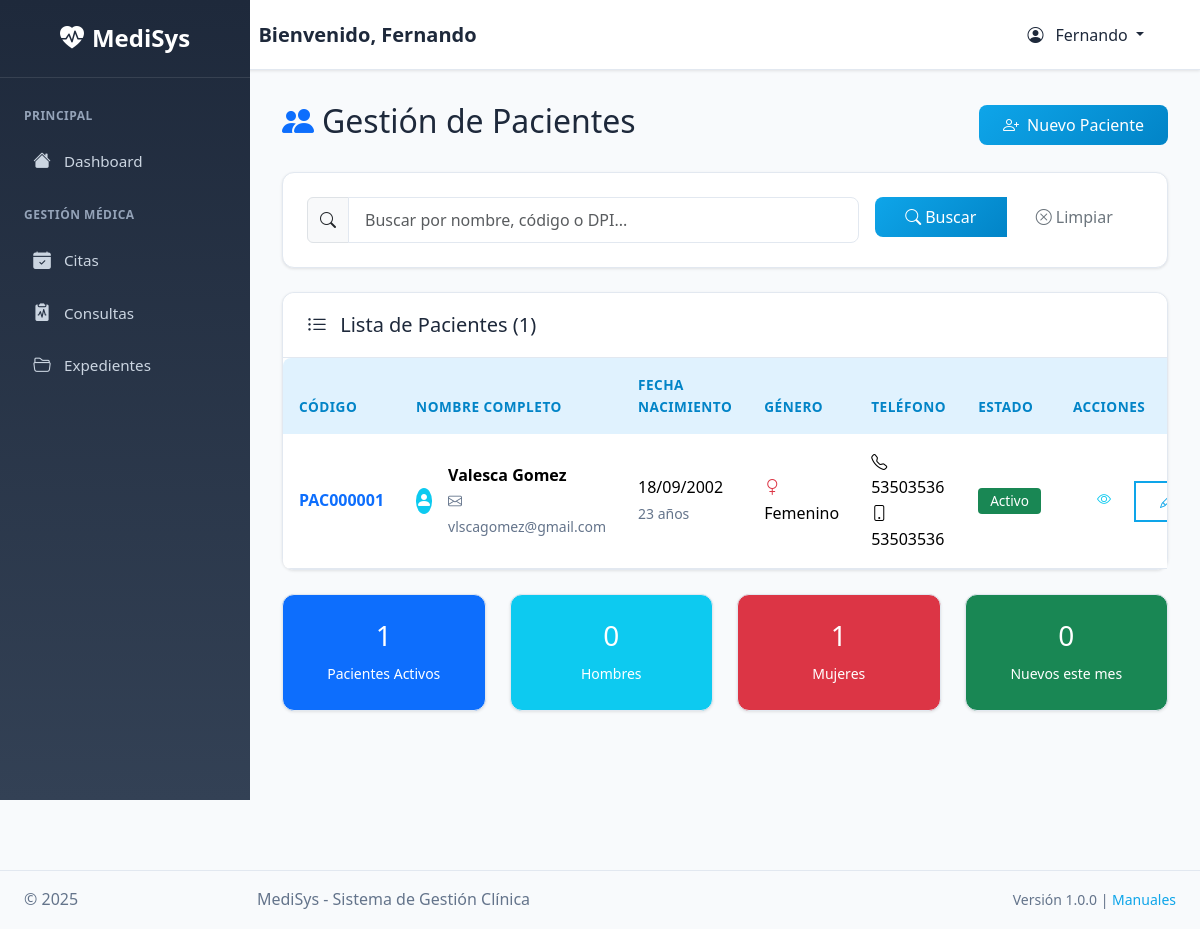
The page /pacientes (signed in) on the database its author committed.
### tables this page shows
CREATE TABLE `pacientes` (
  `id` int(11) NOT NULL,
  `codigo_paciente` varchar(20) DEFAULT NULL,
  `nombre` varchar(50) NOT NULL,
  `apellidos` varchar(100) NOT NULL,
  `fecha_nacimiento` date NOT NULL,
  `genero` enum('M','F','Otro') NOT NULL,
  `tipo_sangre` enum('A+','A-','B+','B-','AB+','AB-','O+','O-') DEFAULT NULL,
  `email` varchar(255) DEFAULT NULL,
  `telefono` varchar(20) DEFAULT NULL,
  `celular` varchar(20) DEFAULT NULL,
  `direccion` text DEFAULT NULL,
  `ciudad` varchar(100) DEFAULT NULL,
  `dpi` varchar(20) DEFAULT NULL,
  `contacto_emergencia` varchar(100) DEFAULT NULL,
  `telefono_emergencia` varchar(20) DEFAULT NULL,
  `seguro_medico` varchar(100) DEFAULT NULL,
  `numero_seguro` varchar(50) DEFAULT NULL,
  `alergias` text DEFAULT NULL,
  `medicamentos_actuales` text DEFAULT NULL,
  `enfermedades_cronicas` text DEFAULT NULL,
  `observaciones` text DEFAULT NULL,
  `imagen` varchar(255) DEFAULT NULL,
  `is_active` tinyint(1) NOT NULL DEFAULT 1,
  `created_at` datetime DEFAULT current_timestamp(),
  `updated_at` datetime DEFAULT current_timestamp() ON UPDATE current_timestamp()
);

### app/Vistas/pacientes/index.php (the view, shortened to what the rows shown need)
<div class="d-flex justify-content-between align-items-center mb-4">
    <h2><i class="bi bi-people-fill text-primary me-2"></i>Gestión de Pacientes</h2>
</div>
<div class="card">
    <div class="card-body p-0">
        <?php if (empty($pacientes ?? [])): ?>
            <div class="text-center py-5">
                <i class="bi bi-people display-1 text-muted"></i>
                <h4 class="mt-3 text-muted">No se encontraron pacientes</h4>
                <p class="text-muted">
                    <?= ($search ?? '') ? 'Intenta con otros términos de búsqueda' : 'Comienza registrando el primer paciente' ?>
                </p>
                <?php if (!($search ?? '')): ?>
                    <a href="<?= Router::url('pacientes/crear') ?>" class="btn btn-primary">
                        <i class="bi bi-person-plus me-2"></i>Registrar Paciente
                    </a>
                <?php endif; ?>
            </div>
        <?php else: ?>
            <div class="table-responsive">
                <table class="table table-hover mb-0">
                    <thead>
                        <tr>
                            <th>Código</th>
                            <th>Nombre Completo</th>
                            <th>Fecha Nacimiento</th>
                            <th>Género</th>
                            <th>Teléfono</th>
                            <th>Estado</th>
                            <th width="120">Acciones</th>
                        </tr>
                    </thead>
                    <tbody>
                        <?php foreach ($pacientes as $paciente): ?>
                            <tr>
                                <td>
                                    <strong class="text-primary">
                                        <?= htmlspecialchars($paciente['codigo_paciente'] ?? 'N/A') ?>
                                    </strong>
                                </td>
                                <td>
                                    <div class="d-flex align-items-center">
                                        <div class="avatar-sm bg-info text-white rounded-circle d-flex align-items-center justify-content-center me-3">
                                            <i class="bi bi-person-fill"></i>
                                        </div>
                                        <div>
                                            <strong><?= htmlspecialchars(($paciente['nombre'] ?? '') . ' ' . ($paciente['apellidos'] ?? '')) ?></strong>
                                            <?php if (!empty($paciente['email'])): ?>
                                                <br><small class="text-muted">
                                                    <i class="bi bi-envelope me-1"></i>
                                                    <?= htmlspecialchars($paciente['email']) ?>
                                                </small>
                                            <?php endif; ?>
                                        </div>
                                    </div>
                                </td>
                                <td>
                                    <?= Util::formatDate($paciente['fecha_nacimiento'] ?? '') ?>
                                    <?php if (!empty($paciente['fecha_nacimiento'])): ?>
                                        <br><small class="text-muted">
                                            <?= Util::calculateAge($paciente['fecha_nacimiento']) ?> años
                                        </small>
                                    <?php endif; ?>
                                </td>
                                <td>
                                    <?php
                                    $generoIcon = match($paciente['genero'] ?? '') {
                                        'M' => 'bi-gender-male text-primary',
                                        'F' => 'bi-gender-female text-danger',
                                        default => 'bi-gender-ambiguous text-secondary'
                                    };
                                    $generoText = match($paciente['genero'] ?? '') {
                                        'M' => 'Masculino',
                                        'F' => 'Femenino',
                                        default => 'Otro'
                                    };
                                    ?>
                                    <i class="bi <?= $generoIcon ?> me-1"></i>
                                    <?= $generoText ?>
                                </td>
                                <td>
                                    <?php if (!empty($paciente['telefono']) || !empty($paciente['celular'])): ?>
                                        <?php if (!empty($paciente['telefono'])): ?>
                                            <div><i class="bi bi-telephone me-1"></i><?= htmlspecialchars($paciente['telefono']) ?></div>
                                        <?php endif; ?>
                                        <?php if (!empty($paciente['celular'])): ?>
                                            <div><i class="bi bi-phone me-1"></i><?= htmlspecialchars($paciente['celular']) ?></div>
                                        <?php endif; ?>
                                    <?php else: ?>
                                        <span class="text-muted">No registrado</span>
                                    <?php endif; ?>
                                </td>
                                <td>
                                    <?php if (($paciente['is_active'] ?? 1)): ?>
                                        <span class="badge bg-success">Activo</span>
                                    <?php else: ?>
                                        <span class="badge bg-secondary">Inactivo</span>
                                    <?php endif; ?>
                                </td>
                                <td>
                                    <div class="btn-group btn-group-sm">
                                        <a href="<?= Router::url('pacientes/ver?id=' . ($paciente['id'] ?? '')) ?>"
                                           class="btn btn-outline-info" title="Ver expediente">
                                            <i class="bi bi-eye"></i>
                                        </a>
                                        <a href="<?= Router::url('pacientes/editar?id=' . ($paciente['id'] ?? '')) ?>"
                                           class="btn btn-outline-primary" title="Editar">
                                            <i class="bi bi-pencil"></i>
                                        </a>
                                    </div>
                                </td>
                            </tr>
                        <?php endforeach; ?>
                    </tbody>
                </table>
            </div>
        <?php endif; ?>
    </div>
</div>
<?php if (!empty($pacientes)): ?>
    <div class="row mt-4">
        <div class="col-md-3">
            <div class="card bg-primary text-white">
                <div class="card-body text-center">
                    <h3><?= count(array_filter($pacientes, fn($p) => ($p['is_active'] ?? 1))) ?></h3>
                    <small>Pacientes Activos</small>
                </div>
            </div>
        </div>
        <div class="col-md-3">
            <div class="card bg-info text-white">
                <div class="card-body text-center">
                    <h3><?= count(array_filter($pacientes, fn($p) => ($p['genero'] ?? '') == 'M')) ?></h3>
                    <small>Hombres</small>
                </div>
            </div>
        </div>
        <div class="col-md-3">
            <div class="card bg-danger text-white">
                <div class="card-body text-center">
                    <h3><?= count(array_filter($pacientes, fn($p) => ($p['genero'] ?? '') == 'F')) ?></h3>
                    <small>Mujeres</small>
                </div>
            </div>
        </div>
        <div class="col-md-3">
            <div class="card bg-success text-white">
                <div class="card-body text-center">
                    <h3><?= count(array_filter($pacientes, fn($p) => !empty($p['created_at']) && date('Y-m', strtotime($p['created_at'])) == date('Y-m'))) ?></h3>
                    <small>Nuevos este mes</small>
                </div>
            </div>
        </div>
    </div>
<?php endif; ?>

### rows shown on the page
pacientes: codigo_paciente "PAC000001", nombre+apellidos "Valesca Gomez", email "vlscagomez@gmail.com", fecha_nacimiento "18/09/2002", fecha_nacimiento "23", genero "Femenino", telefono "53503536", celular "53503536", shows "Activo", is_active "1", genero "0", genero "1"

### other values the page prints
$current_user['nombre'] "Fernando"
count($pacientes ?? []) "1"
